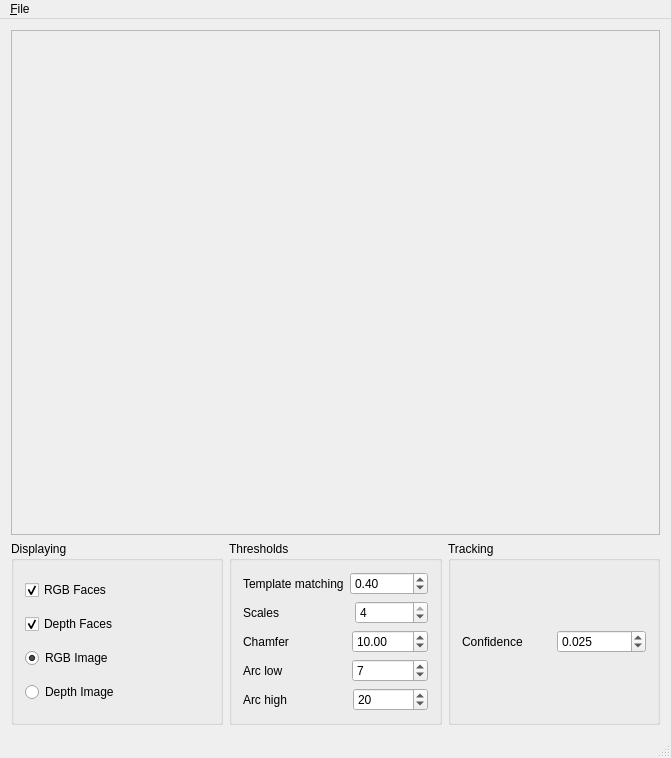
<?xml version="1.0" encoding="UTF-8"?>
<ui version="4.0">
 <class>Gui</class>
 <widget class="QMainWindow" name="Gui">
  <property name="enabled">
   <bool>true</bool>
  </property>
  <property name="geometry">
   <rect>
    <x>0</x>
    <y>0</y>
    <width>671</width>
    <height>758</height>
   </rect>
  </property>
  <property name="contextMenuPolicy">
   <enum>Qt::DefaultContextMenu</enum>
  </property>
  <property name="windowTitle">
   <string>Social Robot</string>
  </property>
  <property name="windowIcon">
   <iconset resource="window_QT.qrc">
    <normaloff>:/logo.png</normaloff>:/logo.png</iconset>
  </property>
  <widget class="QWidget" name="centralWidget">
   <layout class="QGridLayout" name="gridLayout_2">
    <item row="0" column="0">
     <layout class="QHBoxLayout" name="horizontalLayout">
      <item>
       <widget class="ImageFrame" name="frame">
        <property name="enabled">
         <bool>true</bool>
        </property>
        <property name="sizePolicy">
         <sizepolicy hsizetype="MinimumExpanding" vsizetype="MinimumExpanding">
          <horstretch>0</horstretch>
          <verstretch>0</verstretch>
         </sizepolicy>
        </property>
        <property name="minimumSize">
         <size>
          <width>0</width>
          <height>0</height>
         </size>
        </property>
        <property name="frameShape">
         <enum>QFrame::StyledPanel</enum>
        </property>
        <property name="frameShadow">
         <enum>QFrame::Raised</enum>
        </property>
       </widget>
      </item>
     </layout>
    </item>
    <item row="1" column="0">
     <layout class="QHBoxLayout" name="horizontalLayout_2">
      <item>
       <widget class="QGroupBox" name="groupBox">
        <property name="title">
         <string>Displaying</string>
        </property>
        <layout class="QVBoxLayout" name="verticalLayout">
         <item>
          <widget class="QCheckBox" name="rgb_check_box">
           <property name="text">
            <string>RGB Faces</string>
           </property>
           <property name="checked">
            <bool>true</bool>
           </property>
          </widget>
         </item>
         <item>
          <widget class="QCheckBox" name="depth_check_box">
           <property name="text">
            <string>Depth Faces</string>
           </property>
           <property name="checked">
            <bool>true</bool>
           </property>
          </widget>
         </item>
         <item>
          <widget class="QRadioButton" name="rgbRadioButton">
           <property name="text">
            <string>RGB Image</string>
           </property>
           <property name="checked">
            <bool>true</bool>
           </property>
          </widget>
         </item>
         <item>
          <widget class="QRadioButton" name="depthRadioButton">
           <property name="text">
            <string>Depth Image</string>
           </property>
          </widget>
         </item>
        </layout>
       </widget>
      </item>
      <item>
       <widget class="QGroupBox" name="groupBox_3">
        <property name="title">
         <string>Thresholds</string>
        </property>
        <layout class="QVBoxLayout" name="verticalLayout_2">
         <item>
          <layout class="QHBoxLayout" name="horizontalLayout_3">
           <item>
            <widget class="QLabel" name="label">
             <property name="text">
              <string>Template matching</string>
             </property>
            </widget>
           </item>
           <item>
            <widget class="QDoubleSpinBox" name="templateMatchingThreshold">
             <property name="maximum">
              <double>1.000000000000000</double>
             </property>
             <property name="singleStep">
              <double>0.100000000000000</double>
             </property>
             <property name="value">
              <double>0.400000000000000</double>
             </property>
            </widget>
           </item>
          </layout>
         </item>
         <item>
          <layout class="QHBoxLayout" name="horizontalLayout_4">
           <item>
            <widget class="QLabel" name="label_2">
             <property name="text">
              <string>Scales                     </string>
             </property>
            </widget>
           </item>
           <item>
            <widget class="QSpinBox" name="scaleSpinBox">
             <property name="minimum">
              <number>1</number>
             </property>
             <property name="maximum">
              <number>4</number>
             </property>
             <property name="value">
              <number>4</number>
             </property>
            </widget>
           </item>
          </layout>
         </item>
         <item>
          <layout class="QHBoxLayout" name="horizontalLayout_5">
           <item>
            <widget class="QLabel" name="label_3">
             <property name="text">
              <string>Chamfer                 </string>
             </property>
            </widget>
           </item>
           <item>
            <widget class="QDoubleSpinBox" name="chamferDoubleSpinBox">
             <property name="minimum">
              <double>1.000000000000000</double>
             </property>
             <property name="maximum">
              <double>20.000000000000000</double>
             </property>
             <property name="singleStep">
              <double>0.500000000000000</double>
             </property>
             <property name="value">
              <double>10.000000000000000</double>
             </property>
            </widget>
           </item>
          </layout>
         </item>
         <item>
          <layout class="QHBoxLayout" name="horizontalLayout_6">
           <item>
            <widget class="QLabel" name="label_4">
             <property name="text">
              <string>Arc low                   </string>
             </property>
            </widget>
           </item>
           <item>
            <widget class="QSpinBox" name="arcLowSpinBox">
             <property name="minimum">
              <number>5</number>
             </property>
             <property name="maximum">
              <number>9</number>
             </property>
             <property name="value">
              <number>7</number>
             </property>
            </widget>
           </item>
          </layout>
         </item>
         <item>
          <layout class="QHBoxLayout" name="horizontalLayout_7">
           <item>
            <widget class="QLabel" name="label_5">
             <property name="text">
              <string>Arc high                  </string>
             </property>
            </widget>
           </item>
           <item>
            <widget class="QSpinBox" name="arcHighSpinBox">
             <property name="minimum">
              <number>15</number>
             </property>
             <property name="maximum">
              <number>25</number>
             </property>
             <property name="value">
              <number>20</number>
             </property>
            </widget>
           </item>
          </layout>
         </item>
        </layout>
       </widget>
      </item>
      <item>
       <widget class="QGroupBox" name="groupBox_2">
        <property name="title">
         <string>Tracking</string>
        </property>
        <layout class="QVBoxLayout" name="verticalLayout_3">
         <item>
          <layout class="QHBoxLayout" name="horizontalLayout_8">
           <item>
            <widget class="QLabel" name="label_6">
             <property name="text">
              <string>Confidence</string>
             </property>
            </widget>
           </item>
           <item>
            <widget class="QDoubleSpinBox" name="confidenceSpinBox">
             <property name="decimals">
              <number>3</number>
             </property>
             <property name="maximum">
              <double>0.500000000000000</double>
             </property>
             <property name="singleStep">
              <double>0.010000000000000</double>
             </property>
             <property name="value">
              <double>0.025000000000000</double>
             </property>
            </widget>
           </item>
          </layout>
         </item>
        </layout>
       </widget>
      </item>
     </layout>
    </item>
   </layout>
  </widget>
  <widget class="QStatusBar" name="statusBar"/>
  <widget class="QMenuBar" name="menuBar">
   <property name="geometry">
    <rect>
     <x>0</x>
     <y>0</y>
     <width>671</width>
     <height>23</height>
    </rect>
   </property>
   <widget class="QMenu" name="menuFile">
    <property name="title">
     <string>&amp;File</string>
    </property>
    <addaction name="actionOpen"/>
    <addaction name="actionSave"/>
    <addaction name="separator"/>
    <addaction name="actionExit_2"/>
   </widget>
   <addaction name="menuFile"/>
  </widget>
  <action name="actionOpen">
   <property name="text">
    <string>&amp;Open...</string>
   </property>
  </action>
  <action name="actionSave">
   <property name="text">
    <string>&amp;Save...</string>
   </property>
  </action>
  <action name="actionExit_2">
   <property name="text">
    <string>E&amp;xit</string>
   </property>
  </action>
 </widget>
 <layoutdefault spacing="6" margin="11"/>
 <customwidgets>
  <customwidget>
   <class>ImageFrame</class>
   <extends>QFrame</extends>
   <header location="global">imageframe.h</header>
   <container>1</container>
  </customwidget>
 </customwidgets>
 <resources>
  <include location="window_QT.qrc"/>
 </resources>
 <connections>
  <connection>
   <sender>rgb_check_box</sender>
   <signal>stateChanged(int)</signal>
   <receiver>Gui</receiver>
   <slot>rgb_check_box_handler()</slot>
   <hints>
    <hint type="sourcelabel">
     <x>88</x>
     <y>579</y>
    </hint>
    <hint type="destinationlabel">
     <x>45</x>
     <y>524</y>
    </hint>
   </hints>
  </connection>
  <connection>
   <sender>depth_check_box</sender>
   <signal>stateChanged(int)</signal>
   <receiver>Gui</receiver>
   <slot>depth_check_box_handler()</slot>
   <hints>
    <hint type="sourcelabel">
     <x>209</x>
     <y>619</y>
    </hint>
    <hint type="destinationlabel">
     <x>394</x>
     <y>533</y>
    </hint>
   </hints>
  </connection>
  <connection>
   <sender>rgbRadioButton</sender>
   <signal>clicked()</signal>
   <receiver>Gui</receiver>
   <slot>handle_display()</slot>
   <hints>
    <hint type="sourcelabel">
     <x>110</x>
     <y>659</y>
    </hint>
    <hint type="destinationlabel">
     <x>-12</x>
     <y>566</y>
    </hint>
   </hints>
  </connection>
  <connection>
   <sender>depthRadioButton</sender>
   <signal>clicked()</signal>
   <receiver>Gui</receiver>
   <slot>handle_display()</slot>
   <hints>
    <hint type="sourcelabel">
     <x>136</x>
     <y>699</y>
    </hint>
    <hint type="destinationlabel">
     <x>109</x>
     <y>618</y>
    </hint>
   </hints>
  </connection>
  <connection>
   <sender>templateMatchingThreshold</sender>
   <signal>editingFinished()</signal>
   <receiver>Gui</receiver>
   <slot>threshold_template_matching_3d()</slot>
   <hints>
    <hint type="sourcelabel">
     <x>435</x>
     <y>573</y>
    </hint>
    <hint type="destinationlabel">
     <x>457</x>
     <y>654</y>
    </hint>
   </hints>
  </connection>
  <connection>
   <sender>scaleSpinBox</sender>
   <signal>editingFinished()</signal>
   <receiver>Gui</receiver>
   <slot>threshold_scales()</slot>
   <hints>
    <hint type="sourcelabel">
     <x>435</x>
     <y>608</y>
    </hint>
    <hint type="destinationlabel">
     <x>416</x>
     <y>617</y>
    </hint>
   </hints>
  </connection>
  <connection>
   <sender>chamferDoubleSpinBox</sender>
   <signal>editingFinished()</signal>
   <receiver>Gui</receiver>
   <slot>threshold_chamfer()</slot>
   <hints>
    <hint type="sourcelabel">
     <x>435</x>
     <y>643</y>
    </hint>
    <hint type="destinationlabel">
     <x>445</x>
     <y>621</y>
    </hint>
   </hints>
  </connection>
  <connection>
   <sender>arcLowSpinBox</sender>
   <signal>editingFinished()</signal>
   <receiver>Gui</receiver>
   <slot>threshold_arc_low()</slot>
   <hints>
    <hint type="sourcelabel">
     <x>435</x>
     <y>678</y>
    </hint>
    <hint type="destinationlabel">
     <x>473</x>
     <y>624</y>
    </hint>
   </hints>
  </connection>
  <connection>
   <sender>arcHighSpinBox</sender>
   <signal>editingFinished()</signal>
   <receiver>Gui</receiver>
   <slot>threshold_arc_high()</slot>
   <hints>
    <hint type="sourcelabel">
     <x>435</x>
     <y>713</y>
    </hint>
    <hint type="destinationlabel">
     <x>555</x>
     <y>659</y>
    </hint>
   </hints>
  </connection>
  <connection>
   <sender>confidenceSpinBox</sender>
   <signal>editingFinished()</signal>
   <receiver>Gui</receiver>
   <slot>threshold_confidence()</slot>
   <hints>
    <hint type="sourcelabel">
     <x>617</x>
     <y>633</y>
    </hint>
    <hint type="destinationlabel">
     <x>655</x>
     <y>770</y>
    </hint>
   </hints>
  </connection>
 </connections>
 <slots>
  <slot>rgb_check_box_handler()</slot>
  <slot>depth_check_box_handler()</slot>
  <slot>handle_display()</slot>
  <slot>threshold_template_matching_3d()</slot>
  <slot>threshold_scales()</slot>
  <slot>threshold_chamfer()</slot>
  <slot>threshold_arc_low()</slot>
  <slot>threshold_arc_high()</slot>
  <slot>threshold_confidence()</slot>
 </slots>
</ui>
